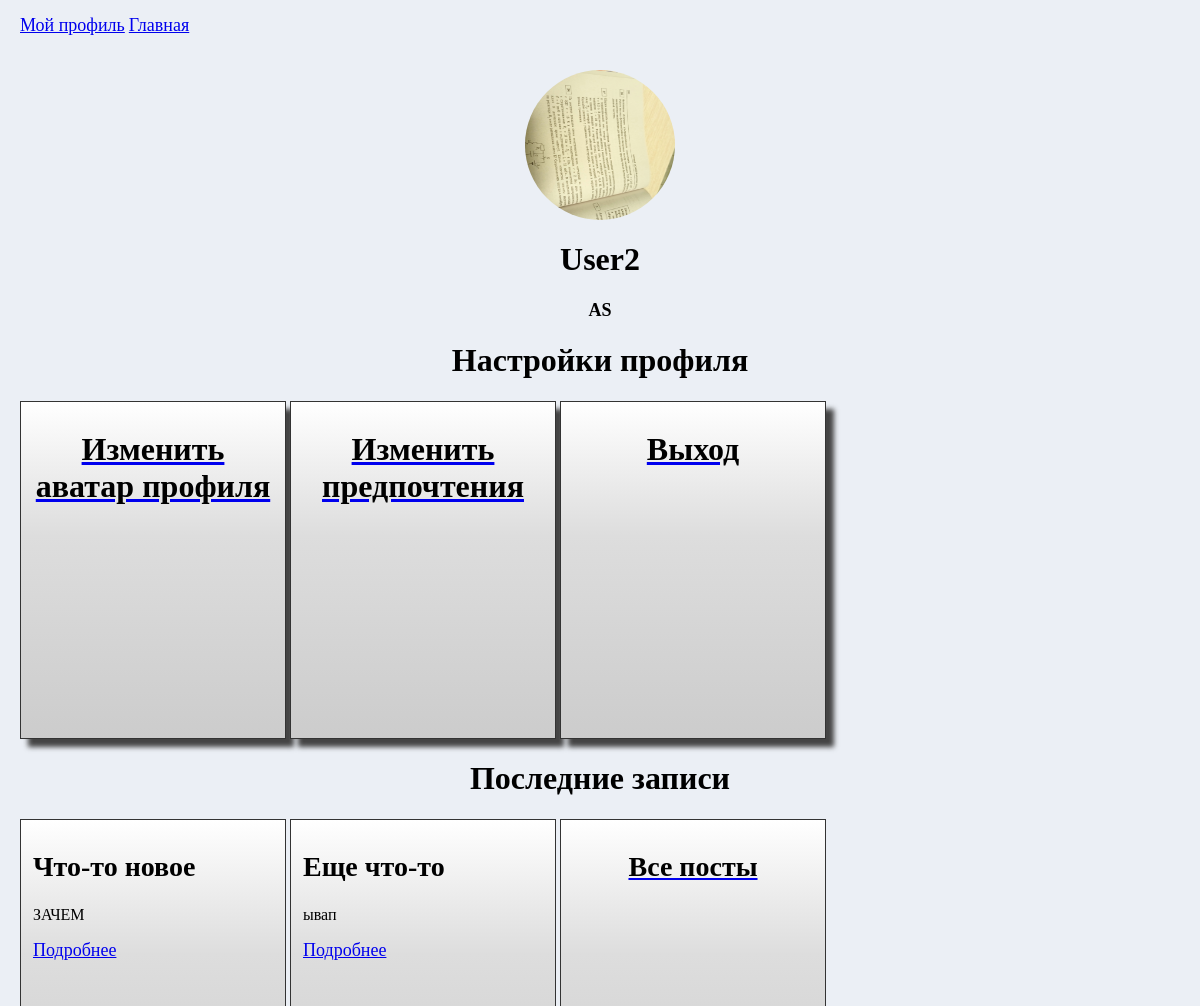
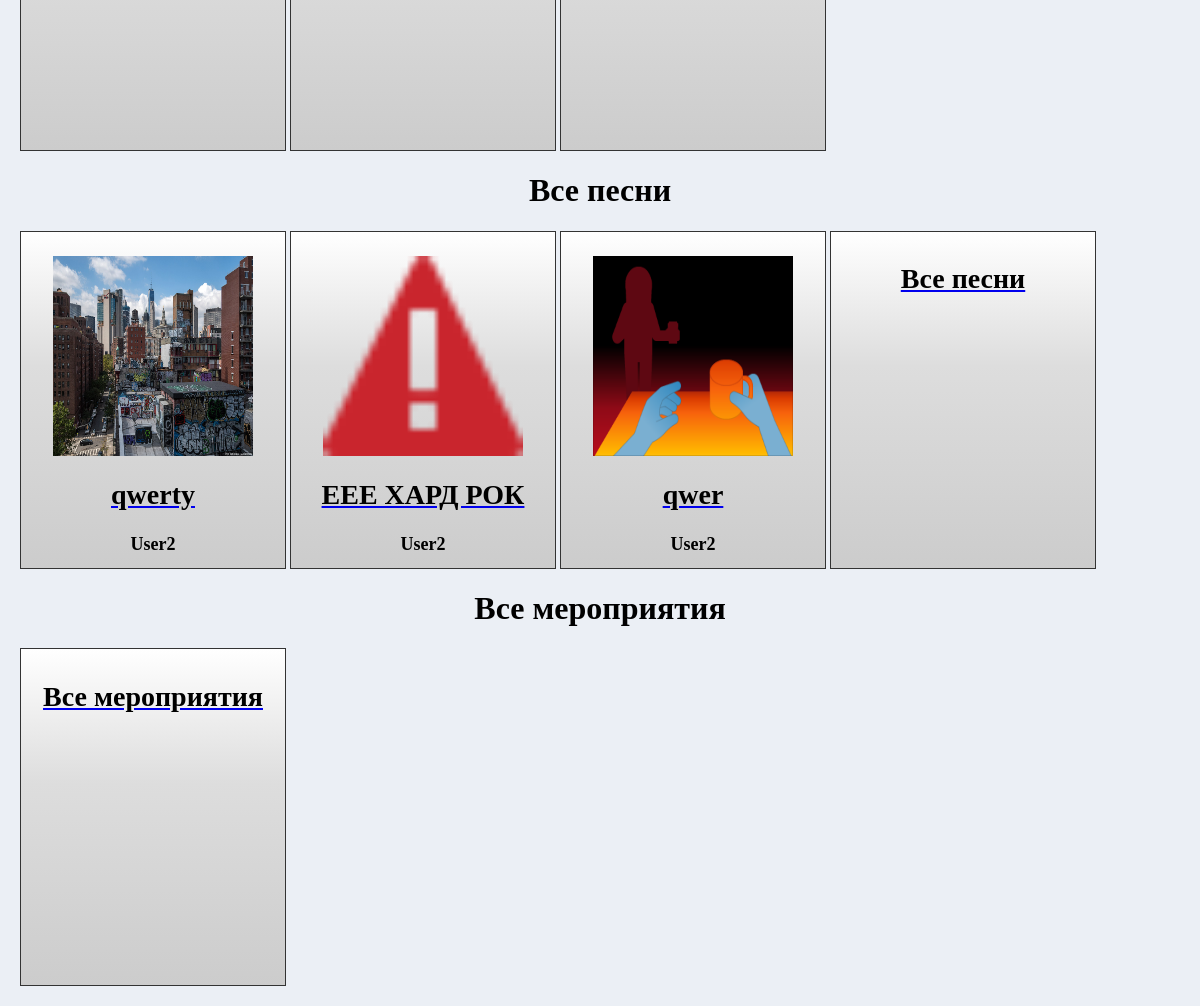
Page /profile/2/head (signed in) on the committed database (2 pictures, top to bottom).
### data/user.py (models this page shows, shortened)
class User(SqlAlchemyBase, UserMixin):
    __tablename__ = 'users'
    id = sqlalchemy.Column(sqlalchemy.Integer,
                           primary_key=True, autoincrement=True)
    name = sqlalchemy.Column(sqlalchemy.String, nullable=True)
    about = sqlalchemy.Column(sqlalchemy.String, nullable=True, default='No bio yet')
    email = sqlalchemy.Column(sqlalchemy.String,
                              index=True, unique=True, nullable=True)
    avatar = sqlalchemy.Column(sqlalchemy.String, default='/static/inf/avatars/classic_avatar.png')
    hashed_password = sqlalchemy.Column(sqlalchemy.String, nullable=True)
    created_date = sqlalchemy.Column(sqlalchemy.DateTime,
                                     default=datetime.datetime.now)
    genres = sqlalchemy.Column(sqlalchemy.String)
    type_user = sqlalchemy.Column(sqlalchemy.String, default='justuser')
    posts = orm.relationship("Posts", back_populates='user')
    def check_password(self, password):
        return check_password_hash(self.hashed_password, password)

### data/posts.py (models this page shows)
class Posts(SqlAlchemyBase):
    __tablename__ = 'posts'
    id = sqlalchemy.Column(sqlalchemy.Integer,
                           primary_key=True, autoincrement=True)
    title = sqlalchemy.Column(sqlalchemy.String, nullable=True)
    content = sqlalchemy.Column(sqlalchemy.String, nullable=True)
    created_date = sqlalchemy.Column(sqlalchemy.DateTime,
                                     default=datetime.datetime.now)
    user_id = sqlalchemy.Column(sqlalchemy.Integer,
                                sqlalchemy.ForeignKey("users.id"))
    user_link = sqlalchemy.Column(sqlalchemy.String)
    post_link = sqlalchemy.Column(sqlalchemy.String)
    likes = sqlalchemy.Column(sqlalchemy.Integer)
    user = orm.relationship('User')

### data/song.py (models this page shows)
class Song(SqlAlchemyBase):
    __tablename__ = 'songs'
    id = sqlalchemy.Column(sqlalchemy.Integer,
                           primary_key=True, autoincrement=True)
    title = sqlalchemy.Column(sqlalchemy.String, nullable=True)
    user_id = sqlalchemy.Column(sqlalchemy.Integer,
                                sqlalchemy.ForeignKey("users.id"))
    user_link = sqlalchemy.Column(sqlalchemy.String)
    cover = sqlalchemy.Column(sqlalchemy.String, default='pipstatic/inf/covers/classic.png')
    likes = sqlalchemy.Column(sqlalchemy.Integer)
    genre = sqlalchemy.Column(sqlalchemy.String, default='0')
    link_spotify = sqlalchemy.Column(sqlalchemy.String, default=None)
    link_yandex = sqlalchemy.Column(sqlalchemy.String, default=None)
    link_youtube = sqlalchemy.Column(sqlalchemy.String, default=None)
    user = orm.relationship('User')

### main.py (the view, shortened to what this page needs)
@app.route('/profile/<id_user>/<mode>', methods=['GET', 'POST'])
def page_of_user(id_user, mode):
    global img_ava
    current_user, userid, username = get_user_from_session()
    user = db_sess.query(User).filter(User.id == int(id_user)).first()
    post = db_sess.query(Posts).filter(Posts.user_id == int(id_user))
    song = db_sess.query(Song).filter(Song.user_id == int(id_user))
    event = db_sess.query(Events).filter(Events.date >= datetime.datetime(
        datetime.datetime.now().year, datetime.datetime.now().month, datetime.datetime.now().day,
        datetime.datetime.now().hour, datetime.datetime.now().minute)).filter(Events.id == int(id_user))
    try:
        taste = list(map(int, user.genres.split(';')))
    except Exception:
        taste = []
    if mode == 'head':
        return render_template('user.html', current_user=current_user, link_user=f'/profile/{userid}/head',
                               user=user, post=post, song=song, get_author=get_author, event=event)

### main.py (called while the page is built)
def get_user_from_session():
    try:
        user = 0
        mail = session['email']
        passw = session['password']
        if mail is not None and passw is not None:
            user = db_sess.query(User).filter(User.email == str(mail)).first()
        if user and user.check_password(passw):
            login_user(user)
            current_user = user
            userid = current_user.id
            username = current_user.name
            return current_user, userid, username
    except Exception:
        return None, None, None
    return None, None, None

def get_author(id):
    user = db_sess.query(User).filter(User.id == int(id)).first()
    return user.name

### templates/user.html (shortened to what this page needs)
{% extends 'base.html' %}
{% block content %}
<div style="margin: 20px">
<p style="display: flex;justify-content: center;"><img src={{user.avatar}} width="150px" height="150px" class="avatar"></p>
    {% if user.type_user == 'admin' %}
        <h1 style="display: flex;justify-content: center;">{{user.name}} (Админ)</h1>
    {% else %}
        <h1 style="display: flex;justify-content: center;">{{user.name}}</h1>
    {% endif %}
<h3 style="display: flex;justify-content: center;">{{user.about}}</h3>
{% if current_user.id == user.id %}
<h1 style="text-align: center; color: black;">Настройки профиля</h1>
<div class="user-posts">
    <a href="change-image"><h1 style="text-align: center; color: black;">Изменить аватар профиля</h1></a>
</div>
<div class="user-posts">
    <a href="change-genres"><h1 style="text-align: center; color: black;">Изменить предпочтения</h1></a>
</div>
<div class="user-posts">
    <a href="/logout"><h1 style="text-align: center; color: black;">Выход</h1></a>
</div>
{% endif %}
<h1 style="display: flex;justify-content: center;">Последние записи</h1>
    {% for elem in post[:3] %}
        <div class="start-post">
            <h2>{{elem.title}}</h2>
            <p>{{elem.content}}</p>
            <a href={{elem.post_link}}>Подробнее</a>
        </div>
    {% endfor %}
    <div class="start-post">
        <a href="all_posts"><h2 style="text-align: center; color: black;">Все посты</h2></a>
    </div>
    <h1 style="display: flex;justify-content: center;">Все песни</h1>
    {% for item in song[:3] %}
    <div class="start-song">
        <p style="display: flex;justify-content: center;"><img src={{item.cover}} onerror="this.src='/static/inf/covers/classic.png'"
            width="200px" height="200px"></p>
        <a href="/redirect-song/{{item.id}}"><h2 style="text-align: center; color: black;">{{ item.title }}</h2></a>
        <h3 style="text-align: center; color: black; margin-top: 15px;">{{get_author(item.user_id)}}</h3>
    </div>
    {% endfor %}
    <div class="start-post">
        <a href="all_songs"><h2 style="text-align: center; color: black;">Все песни</h2></a>
    </div>
    <h1 style="display: flex;justify-content: center;">Все мероприятия</h1>
    <div class="start-post">
        <a href="all_events"><h2 style="text-align: center; color: black;">Все мероприятия</h2></a>
    </div>
</div>
{% endblock %}

### static/styles/base.css (style rules this page uses)
body { background-color: #ebeff5; margin: 0 }
.avatar { border-radius: 100px; }
h1 { font-family: "Tahoma"; font-size: 32px; }
h2 { font-family: "Tahoma"; font-size: 28px; }
h3 { font-family: "Tahoma"; font-size: 18px; }
a { font-family: "Bahnschrift Condensed"; font-size: 18px; }
p { font-family: "Tahoma"; font-size: 16px }
.user-posts { width: 15em; height: 20em; border: 1px solid #333; box-shadow: 8px 8px 5px #444; padding: 8px 12px; background-image: linear-gradient(180deg, #fff, #ddd 40%, #ccc); display: inline-block; vertical-align: top; overflow: hidden; }
.start-post { height: 20em; border: 1px solid #333; padding: 8px 12px; background-image: linear-gradient(180deg, #fff, #ddd 40%, #ccc); display: inline-block; vertical-align: top; transition: box-shadow 0.1s ease-in; width: 15em }
.start-song { height: 20em; border: 1px solid #333; padding: 8px 12px; background-image: linear-gradient(180deg, #fff, #ddd 40%, #ccc); vertical-align: top; display: inline-block; transition: box-shadow 0.1s ease-in; width: 15em }

### rows in the picture
User: avatar (picture), name "User2", about "AS"
Posts: title "Что-то новое", content "ЗАЧЕМ"
Posts: title "Еще что-то", content "ывап"
Song: cover (picture), title "qwerty", user.name "User2"
Song: cover (picture), title "ЕЕЕ ХАРД РОК", user.name "User2"
Song: cover (picture), title "qwer", user.name "User2"
